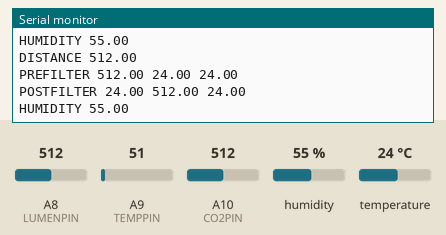
The sketch below on a simulated Arduino Mega 2560, built with avr-gcc and run on an emulated ATmega2560. On the bench: the last lines printed to the serial monitor. The inputs (shaded band) are chosen by the test bench; at power-on: A9 (TEMPPIN) = 51, A8 (LUMENPIN) = 512, A10 (CO2PIN) = 512, humidity 55 %, temperature 24 °C.

Above: at 2.8 s.
2.9 s: A9 (TEMPPIN) set to 62
At 4.13 s:
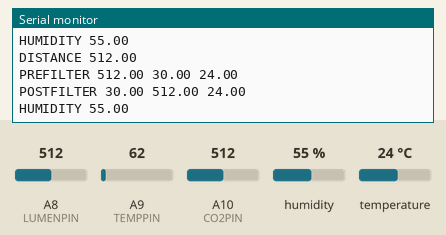
9.1 s: A9 (TEMPPIN) set to 71
At 9.5 s:
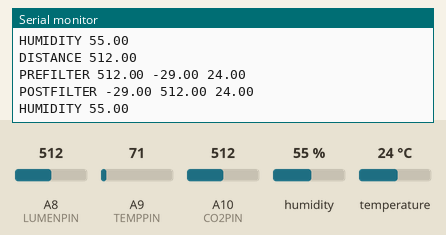
13.6 s: A8 (LUMENPIN) set to 106
15.1 s: A8 (LUMENPIN) set to 88
Timing chart, 0 to 17.6 s (numbered marks = the images above; inputs shaded):
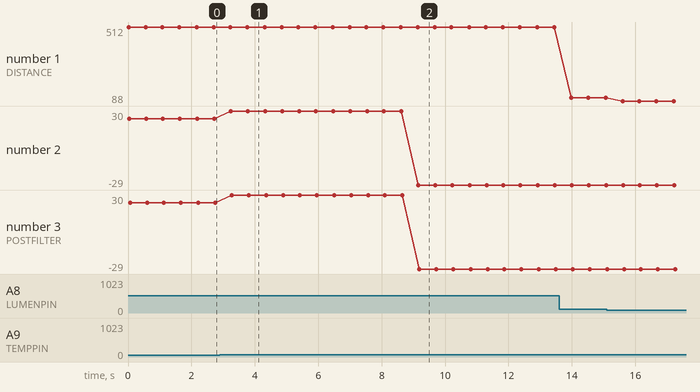

Measured:
- after the input at 2.9 s, the serial monitor: prints a new line after 0.35 s (image 1)
- after the input at 9.1 s, the serial monitor: prints a new line after 0.05 s (image 2)
- plotted number 1: 512 → 106 after the input at 13.6 s, 106 → 88 after the input at 15.1 s
- plotted number 2: 24 → 30 after the input at 2.9 s, 30 → -29 after the input at 9.1 s
- plotted number 3: 24 → 30 after the input at 2.9 s, 30 → -29 after the input at 9.1 s

The sketch:

Serialcom.ino
```cpp
#include <DHT.h>
#include <DHT_U.h>
#define DHTPIN 2
#define DHTTYPE DHT11
int LUMENPIN = A8;
int TEMPPIN = A9;
int CO2PIN = A10;

DHT dht(DHTPIN,DHTTYPE);
void setup() {
  dht.begin();
  Serial.begin(9600);
}

void loop() {
  // Leer valores del pozo con unico sensor DHT22
  float humedadPozo = dht.readHumidity();
  float tempPozo = dht.readTemperature();

  // Leer valor de temperatura con unico sensor LM35
  float tempCasa = analogRead(TEMPPIN)*5*100/1024;

  // Leer valor de iluminacion con sensor LDR
  float lumenRead = analogRead(LUMENPIN);

  // Leer valor de CO2 con sensor MQ-7
  float co2Read = analogRead(CO2PIN);

  Serial.print("DISTANCE ");
  Serial.println(lumenRead);

  Serial.print("PREFILTER ");
  Serial.print(co2Read);
  Serial.print(" ");
  Serial.print(tempCasa);
  Serial.print(" ");
  if(!isnan(tempPozo)){
    Serial.println(tempPozo);
  }else{
    Serial.println("0");
  }

  Serial.print("POSTFILTER ");
  Serial.print(tempCasa);
  Serial.print(" ");
  Serial.print(co2Read);
  Serial.print(" ");
  if(!isnan(tempPozo)){
    Serial.println(tempPozo);
  }else{
    Serial.println("0");
  }

  if(!isnan(humedadPozo)){
    Serial.print("HUMIDITY ");
    Serial.println(humedadPozo);
  }


  delay(500);
}
```
